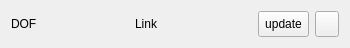
<?xml version="1.0" encoding="UTF-8"?>
<ui version="4.0">
 <class>TaskSolverMessages</class>
 <widget class="QWidget" name="TaskSolverMessages">
  <property name="geometry">
   <rect>
    <x>0</x>
    <y>0</y>
    <width>350</width>
    <height>48</height>
   </rect>
  </property>
  <property name="minimumSize">
   <size>
    <width>320</width>
    <height>0</height>
   </size>
  </property>
  <property name="windowTitle">
   <string notr="true">Form</string>
  </property>
  <layout class="QHBoxLayout" name="horizontalLayout">
   <item>
    <widget class="Gui::StatefulLabel" name="labelStatus">
     <property name="text">
      <string>DOF</string>
     </property>
    </widget>
   </item>
   <item>
    <widget class="Gui::UrlLabel" name="labelStatusLink">
     <property name="text">
      <string>Link</string>
     </property>
    </widget>
   </item>
   <item>
    <widget class="QToolButton" name="manualUpdate">
     <property name="sizePolicy">
      <sizepolicy hsizetype="Maximum" vsizetype="Preferred">
       <horstretch>0</horstretch>
       <verstretch>0</verstretch>
      </sizepolicy>
     </property>
     <property name="minimumSize">
      <size>
       <width>0</width>
       <height>0</height>
      </size>
     </property>
     <property name="toolTip">
      <string>Forces the recomputation of the active document</string>
     </property>
     <property name="text">
      <string>update</string>
     </property>
     <property name="icon">
      <iconset>
       <normaloff>:/icons/view-refresh.svg</normaloff>:/icons/view-refresh.svg</iconset>
     </property>
     <property name="toolButtonStyle">
      <enum>Qt::ToolButtonStyle::ToolButtonTextBesideIcon</enum>
     </property>
    </widget>
   </item>
   <item>
    <widget class="QToolButton" name="settingsButton">
     <property name="sizePolicy">
      <sizepolicy hsizetype="Maximum" vsizetype="Preferred">
       <horstretch>0</horstretch>
       <verstretch>0</verstretch>
      </sizepolicy>
     </property>
     <property name="toolTip">
      <string>Settings</string>
     </property>
     <property name="text">
      <string/>
     </property>
     <property name="icon">
      <iconset>
       <normaloff>:/icons/preferences-general.svg</normaloff>:/icons/preferences-general.svg</iconset>
     </property>
     <property name="popupMode">
      <enum>QToolButton::ToolButtonPopupMode::InstantPopup</enum>
     </property>
    </widget>
   </item>
  </layout>
 </widget>
 <customwidgets>
  <customwidget>
   <class>Gui::UrlLabel</class>
   <extends>QLabel</extends>
   <header>Gui/Widgets.h</header>
  </customwidget>
  <customwidget>
   <class>Gui::StatefulLabel</class>
   <extends>QLabel</extends>
   <header>Gui/Widgets.h</header>
  </customwidget>
 </customwidgets>
 <resources/>
 <connections/>
</ui>
